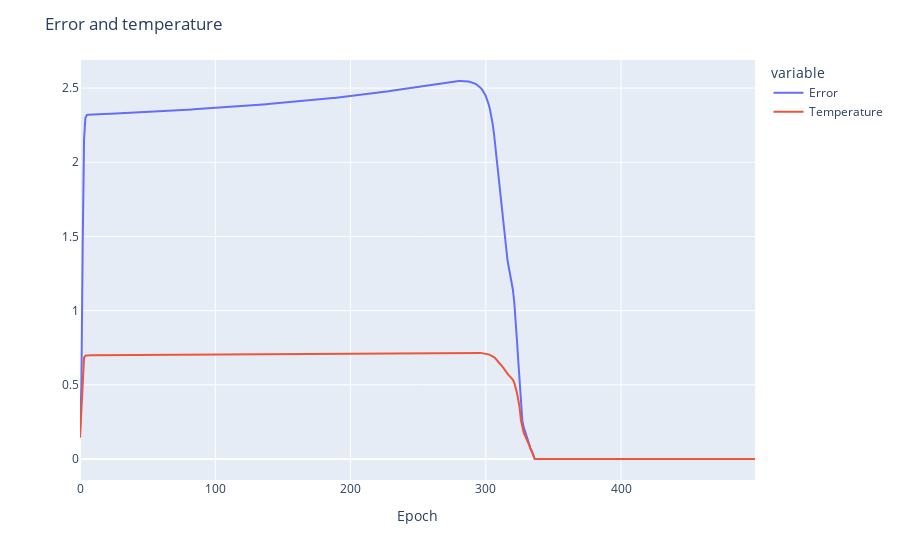

Notebook code for this chart:
### Code cell
fig = px.line(df_model_history[["Error","Temperature"]])
fig.update_layout(title="Error and temperature",
                   xaxis_title='Epoch',
                   yaxis_title='',
                   hovermode='x unified')
fig.write_html("Error and temperature.html")
fig.show()

### Figure 1 — Plotly figure (JSON) as saved in the notebook; plotly's stock layout.template omitted (floating-point values rounded to 4 significant figures; data arrays with more than 128 entries replaced by an {"elided": "..."} marker saying what was removed)
{"data": [{"hovertemplate": "variable=Error<br>index=%{x}<br>value=%{y}<extra></extra>", "legendgroup": "Error", "line": {"color": "#636efa", "dash": "solid"}, "marker": {"symbol": "circle"}, "mode": "lines", "name": "Error", "orientation": "v", "showlegend": true, "type": "scatter", "x": {"elided": "500 int values"}, "xaxis": "x", "y": {"elided": "500 float values"}, "yaxis": "y"}, {"hovertemplate": "variable=Temperature<br>index=%{x}<br>value=%{y}<extra></extra>", "legendgroup": "Temperature", "line": {"color": "#EF553B", "dash": "solid"}, "marker": {"symbol": "circle"}, "mode": "lines", "name": "Temperature", "orientation": "v", "showlegend": true, "type": "scatter", "x": {"elided": "500 int values"}, "xaxis": "x", "y": {"elided": "500 float values"}, "yaxis": "y"}], "layout": {"hovermode": "x unified", "legend": {"title": {"text": "variable"}, "tracegroupgap": 0}, "margin": {"t": 60}, "title": {"text": "Error and temperature"}, "xaxis": {"anchor": "y", "domain": [0, 1], "title": {"text": "Epoch"}}, "yaxis": {"anchor": "x", "domain": [0, 1], "title": {"text": ""}}}}
